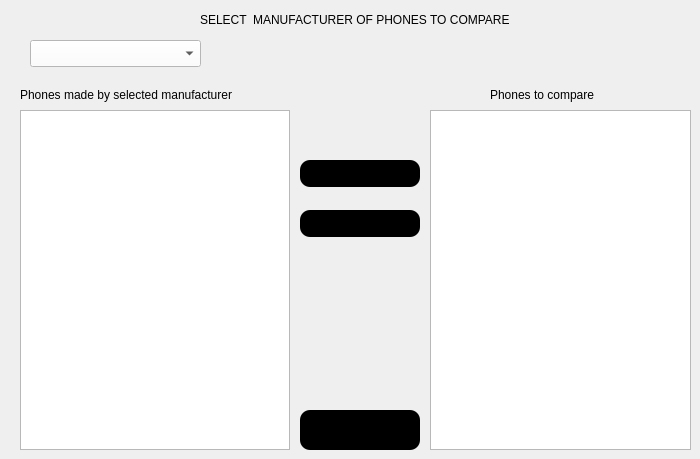
    <widget class="QWidget" name="compareMenu">
     <widget class="QLabel" name="label_9">
      <property name="geometry">
       <rect>
        <x>200</x>
        <y>10</y>
        <width>360</width>
        <height>19</height>
       </rect>
      </property>
      <property name="styleSheet">
       <string notr="true">color: rgb(0, 0, 0);</string>
      </property>
      <property name="text">
       <string>SELECT  MANUFACTURER OF PHONES TO COMPARE</string>
      </property>
     </widget>
     <widget class="QComboBox" name="comboBox">
      <property name="geometry">
       <rect>
        <x>30</x>
        <y>40</y>
        <width>171</width>
        <height>27</height>
       </rect>
      </property>
      <property name="toolTip">
       <string>Select Manufacturer</string>
      </property>
      <property name="styleSheet">
       <string notr="true">background-color: rgb(255, 255, 255);
color: rgb(0, 0, 0);</string>
      </property>
      <item>
       <property name="text">
        <string/>
       </property>
      </item>
      <item>
       <property name="text">
        <string>APPLE</string>
       </property>
      </item>
      <item>
       <property name="text">
        <string>HUAWEI</string>
       </property>
      </item>
      <item>
       <property name="text">
        <string>TECNO</string>
       </property>
      </item>
      <item>
       <property name="text">
        <string>REDMI</string>
       </property>
      </item>
      <item>
       <property name="text">
        <string>HTC</string>
       </property>
      </item>
      <item>
       <property name="text">
        <string>OPPO</string>
       </property>
      </item>
      <item>
       <property name="text">
        <string>INFINIX</string>
       </property>
      </item>
      <item>
       <property name="text">
        <string>NOKIA</string>
       </property>
      </item>
      <item>
       <property name="text">
        <string>LG</string>
       </property>
      </item>
      <item>
       <property name="text">
        <string>SAMSUNG</string>
       </property>
      </item>
      <item>
       <property name="text">
        <string>MICROSOFT</string>
       </property>
      </item>
      <item>
       <property name="text">
        <string>ZTE</string>
       </property>
      </item>
      <item>
       <property name="text">
        <string>SONY</string>
       </property>
      </item>
      <item>
       <property name="text">
        <string>XIAOMI</string>
       </property>
      </item>
      <item>
       <property name="text">
        <string>VIVO</string>
       </property>
      </item>
      <item>
       <property name="text">
        <string>MOTOROLA</string>
       </property>
      </item>
     </widget>
     <widget class="QListWidget" name="listWidget_2">
      <property name="geometry">
       <rect>
        <x>430</x>
        <y>110</y>
        <width>261</width>
        <height>340</height>
       </rect>
      </property>
      <property name="styleSheet">
       <string notr="true">color: rgb(0, 0, 0);</string>
      </property>
     </widget>
     <widget class="QListWidget" name="listWidget_3">
      <property name="geometry">
       <rect>
        <x>20</x>
        <y>110</y>
        <width>270</width>
        <height>340</height>
       </rect>
      </property>
      <property name="styleSheet">
       <string notr="true">color: rgb(0, 0, 0);</string>
      </property>
     </widget>
     <widget class="QPushButton" name="add">
      <property name="geometry">
       <rect>
        <x>300</x>
        <y>160</y>
        <width>120</width>
        <height>27</height>
       </rect>
      </property>
      <property name="toolTip">
       <string>Select a phone then click to add</string>
      </property>
      <property name="styleSheet">
       <string notr="true">QPushButton {
        background-color: rgb(0, 0, 0);
	border-radius: 10px;
}

QPushButton:Hover {
	
	background-color: rgb(17, 16, 16);
}</string>
      </property>
      <property name="text">
       <string>ADD</string>
      </property>
     </widget>
     <widget class="QPushButton" name="remove">
      <property name="geometry">
       <rect>
        <x>300</x>
        <y>210</y>
        <width>120</width>
        <height>27</height>
       </rect>
      </property>
      <property name="toolTip">
       <string>Select a phone then click to remove</string>
      </property>
      <property name="styleSheet">
       <string notr="true">QPushButton {
        background-color: rgb(0, 0, 0);
	border-radius: 10px;
}

QPushButton:Hover {
	
	background-color: rgb(17, 16, 16);
}</string>
      </property>
      <property name="text">
       <string>REMOVE</string>
      </property>
     </widget>
     <widget class="QPushButton" name="COMPARE">
      <property name="geometry">
       <rect>
        <x>300</x>
        <y>410</y>
        <width>120</width>
        <height>40</height>
       </rect>
      </property>
      <property name="toolTip">
       <string>Click to compare all phones added to list</string>
      </property>
      <property name="styleSheet">
       <string notr="true">QPushButton {
        background-color: rgb(0, 0, 0);
	border-radius: 10px;
}

QPushButton:Hover {
	
	background-color: rgb(17, 16, 16);
}</string>
      </property>
      <property name="text">
       <string>COMPARE</string>
      </property>
     </widget>
     <widget class="QLabel" name="label_10">
      <property name="geometry">
       <rect>
        <x>20</x>
        <y>80</y>
        <width>270</width>
        <height>30</height>
       </rect>
      </property>
      <property name="styleSheet">
       <string notr="true">color: rgb(0, 0, 0);</string>
      </property>
      <property name="text">
       <string>Phones made by selected manufacturer</string>
      </property>
     </widget>
     <widget class="QLabel" name="label_11">
      <property name="geometry">
       <rect>
        <x>490</x>
        <y>80</y>
        <width>130</width>
        <height>30</height>
       </rect>
      </property>
      <property name="styleSheet">
       <string notr="true">color: rgb(0, 0, 0);</string>
      </property>
      <property name="text">
       <string>Phones to compare</string>
      </property>
     </widget>
    </widget>
